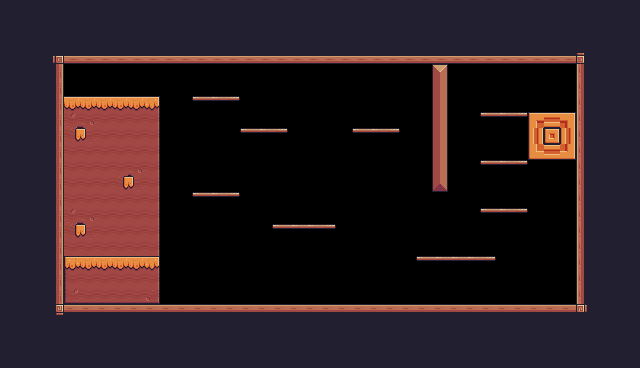

Tiled map render using the project's own tile images. Description and the whole map definition, tile-layer contents included, below:
An orthogonal 40x23 tile map with 16x16 px tiles, 1 tile layer (Background) and 43 objects (19x Fruit, 13x Platform, Player, Saw, Checkpoint, ...).

<map version="1.10" tiledversion="1.10.2" orientation="orthogonal" renderorder="right-down" width="40" height="23" tilewidth="16" tileheight="16" infinite="0" nextlayerid="4" nextobjectid="78">
 <tileset firstgid="1" source="Pixel Adventure.tsx" />
 <layer id="1" name="Background" width="40" height="23">
  <properties>
   <property name="BackgroundColor" value="Gray" />
  </properties>
  <data encoding="csv">
24,24,24,24,24,24,24,24,24,24,24,24,24,24,24,24,24,24,24,24,24,24,24,24,24,24,24,24,24,24,24,24,24,24,24,24,24,24,24,24,
24,24,24,24,24,24,24,24,24,24,24,24,24,24,24,24,24,24,24,24,24,24,24,24,24,24,24,24,24,24,24,24,24,24,24,24,24,24,24,24,
24,24,24,24,24,24,24,24,24,24,24,24,24,24,24,24,24,24,24,24,24,24,24,24,24,24,24,24,24,24,24,24,24,24,24,24,24,24,24,24,
24,24,24,92,134,134,134,134,134,134,134,134,134,134,134,134,134,134,134,134,134,134,134,134,134,134,134,134,134,134,134,134,134,134,134,134,93,24,24,24,
24,24,24,113,0,0,0,0,0,0,0,0,0,0,0,0,0,0,0,0,0,0,0,0,0,75,75,16,75,75,75,75,75,75,75,75,111,24,24,24,
24,24,24,113,0,0,0,0,0,0,0,0,0,0,0,0,0,0,0,0,0,0,0,0,0,75,75,38,75,75,75,75,75,75,75,75,111,24,24,24,
24,24,24,113,96,96,96,96,96,97,0,0,40,41,42,0,0,0,0,0,0,0,0,0,0,75,75,38,75,75,75,75,75,75,75,75,111,24,24,24,
24,24,24,113,98,99,118,118,118,119,0,0,0,0,0,0,0,0,0,0,0,0,0,0,0,75,75,38,75,75,40,41,42,212,190,213,111,24,24,24,
24,24,24,113,120,121,118,118,118,119,0,0,0,0,0,40,41,42,0,0,0,0,40,41,42,75,75,38,75,75,75,75,75,214,211,214,111,24,24,24,
24,24,24,113,118,118,118,118,118,119,0,0,0,0,0,0,0,0,0,0,0,0,0,0,0,75,75,38,75,75,75,75,75,234,190,235,111,24,24,24,
24,24,112,113,118,118,118,118,99,119,0,0,0,0,0,0,0,0,0,0,0,0,0,0,0,75,75,38,75,75,40,41,42,75,75,75,111,24,24,24,
24,24,112,113,118,118,118,120,121,119,0,0,0,0,0,0,0,0,0,0,0,0,0,0,75,75,75,60,75,75,75,75,75,75,75,75,111,24,24,24,
24,24,112,113,118,118,118,118,118,119,0,0,40,41,42,0,0,0,0,0,0,0,0,0,75,75,75,75,75,75,75,75,75,75,75,75,111,24,24,24,
24,24,112,113,98,99,118,118,118,119,0,0,0,0,0,0,0,0,0,0,0,0,0,0,0,75,75,75,75,75,40,41,42,75,75,75,111,24,24,24,
24,24,112,113,120,121,118,118,118,119,0,0,0,0,0,0,0,40,41,41,42,0,0,0,0,75,75,75,75,75,75,75,75,75,75,75,111,24,24,24,
24,24,24,113,118,118,118,118,118,119,0,0,0,0,0,0,0,0,0,0,0,0,0,0,0,75,75,75,75,75,75,75,75,75,75,75,111,24,24,24,
24,24,24,113,95,96,96,96,96,97,0,0,0,0,0,0,0,0,0,0,0,0,0,0,0,75,40,41,41,41,42,75,75,75,75,75,111,24,24,24,
24,24,24,113,117,118,118,118,118,119,0,0,0,0,0,0,0,0,0,0,0,0,0,0,0,75,75,75,75,75,75,75,75,75,75,75,111,24,24,24,
24,24,24,113,139,140,140,140,140,141,0,0,0,0,0,0,0,0,0,0,0,0,0,0,0,75,75,75,75,75,75,75,75,75,75,75,111,24,24,24,
24,24,24,114,90,90,90,90,90,90,90,90,90,90,90,90,90,90,90,90,90,90,90,90,90,90,90,90,90,90,90,90,90,90,90,90,115,24,24,24,
24,24,24,24,24,24,24,24,24,24,24,24,24,24,24,24,24,24,24,24,24,24,24,24,24,24,24,24,24,24,24,24,24,24,24,24,24,24,24,24,
24,24,24,24,24,24,24,24,24,24,24,24,24,24,24,24,24,24,24,24,24,24,24,24,24,24,24,24,24,24,24,24,24,24,24,24,24,24,24,24,
24,24,24,24,24,24,24,24,24,24,24,24,24,24,24,24,24,24,24,24,24,24,24,24,24,24,24,24,24,24,24,24,24,24,24,24,24,24,24,24
</data>
 </layer>
 <objectgroup id="2" name="Spawnpoints">
  <object id="4" name="Player" type="Player" x="128" y="224" width="32" height="32" />
  <object id="24" name="Cherries" type="Fruit" x="184.364" y="160" width="32" height="32" />
  <object id="25" name="Cherries" type="Fruit" x="216.588" y="159.905" width="32" height="32" />
  <object id="26" name="Cherries" type="Fruit" x="200.091" y="127.788" width="32" height="32" />
  <object id="30" name="Kiwi" type="Fruit" x="496" y="128" width="32" height="32" />
  <object id="31" name="Kiwi" type="Fruit" x="480" y="176" width="32" height="32" />
  <object id="34" type="Saw" x="288" y="128" width="32" height="32">
   <properties>
    <property name="isVertical" type="bool" value="true" />
    <property name="offNeg" type="float" value="4" />
    <property name="offPos" type="float" value="3" />
   </properties>
  </object>
  <object id="36" type="Checkpoint" x="512" y="48" width="64" height="64" />
  <object id="37" name="Chicken" type="Chicken" x="304" y="272" width="32" height="32">
   <properties>
    <property name="offNeg" type="float" value="10" />
    <property name="offPos" type="float" value="16" />
   </properties>
  </object>
  <object id="55" name="Cherries" type="Fruit" x="272" y="192.212" width="32" height="32" />
  <object id="56" name="Cherries" type="Fruit" x="304.224" y="192.117" width="32" height="32" />
  <object id="57" name="Cherries" type="Fruit" x="287.727" y="160" width="32" height="32" />
  <object id="58" name="Cherries" type="Fruit" x="416" y="224.212" width="32" height="32" />
  <object id="59" name="Cherries" type="Fruit" x="448.224" y="224.117" width="32" height="32" />
  <object id="60" name="Cherries" type="Fruit" x="431.727" y="192" width="32" height="32" />
  <object id="61" name="Kiwi" type="Fruit" x="480" y="80" width="32" height="32" />
  <object id="62" name="Cherries" type="Fruit" x="344.013" y="95.9185" width="32" height="32" />
  <object id="63" name="Cherries" type="Fruit" x="376.237" y="95.8235" width="32" height="32" />
  <object id="64" name="Cherries" type="Fruit" x="359.74" y="63.7065" width="32" height="32" />
  <object id="72" name="Cherries" type="Fruit" x="64" y="64" width="32" height="32" />
  <object id="73" name="Cherries" type="Fruit" x="96" y="64" width="32" height="32" />
  <object id="74" name="Cherries" type="Fruit" x="128" y="64" width="32" height="32" />
  <object id="75" name="Cherries" type="Fruit" x="199" y="65" width="32" height="32" />
 </objectgroup>
 <objectgroup id="3" name="Collisions">
  <object id="7" x="48" y="48" width="16" height="272" />
  <object id="8" x="64" y="48" width="528" height="16" />
  <object id="9" x="576" y="64" width="16" height="256" />
  <object id="10" x="64" y="304" width="512" height="16" />
  <object id="20" type="Platform" x="75.0927" y="222.938" width="10.9698" height="13.9677" />
  <object id="39" type="Platform" x="122.953" y="174.947" width="10.9698" height="13.9677" />
  <object id="40" type="Platform" x="75.0463" y="126.954" width="10.9698" height="13.9677" />
  <object id="43" type="Platform" x="64" y="96" width="96" height="16" />
  <object id="45" type="Platform" x="192" y="96" width="48" height="16" />
  <object id="46" type="Platform" x="352" y="128" width="48" height="16" />
  <object id="47" type="Platform" x="192" y="192" width="48" height="16" />
  <object id="52" x="528" y="112" width="48" height="48" />
  <object id="53" type="Platform" x="272" y="224" width="63.5" height="16" />
  <object id="54" type="Platform" x="416" y="256" width="80.1667" height="16" />
  <object id="65" type="Platform" x="240" y="128" width="48" height="16" />
  <object id="67" type="Platform" x="480" y="160" width="48" height="16" />
  <object id="68" type="Platform" x="479.333" y="205.333" width="48" height="16" />
  <object id="69" type="Platform" x="480" y="112" width="48" height="16" />
  <object id="70" x="432" y="64" width="16" height="128" />
  <object id="76" x="64" y="256" width="96" height="48" />
 </objectgroup>
</map>
